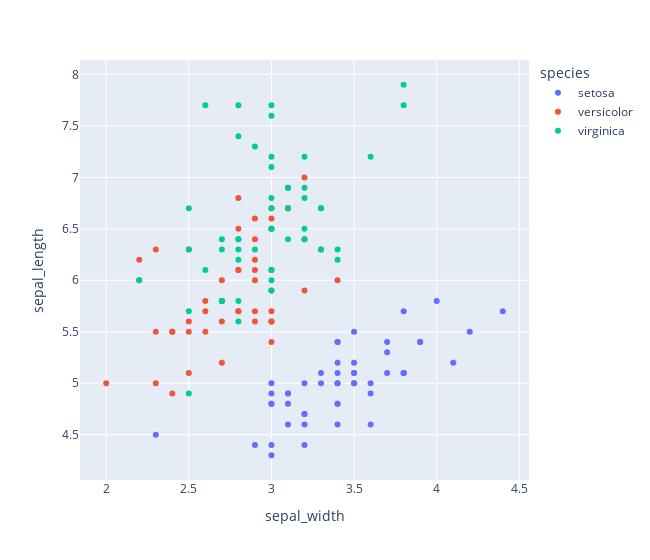

Here is the notebook cell this chart was saved with:
### Markdown cell above
### Plotly

### Code cell
import plotly.express as px

px.scatter(
            df,
            x="sepal_width",
            y="sepal_length",
            color="species",
            width=650,
            )

### Figure 1 — Plotly figure (JSON) as saved in the notebook; plotly's stock layout.template omitted (floating-point values rounded to 4 significant figures)
{"data": [{"hovertemplate": "species=setosa<br>sepal_width=%{x}<br>sepal_length=%{y}<extra></extra>", "legendgroup": "setosa", "marker": {"color": "#636efa", "symbol": "circle"}, "mode": "markers", "name": "setosa", "orientation": "v", "showlegend": true, "type": "scatter", "x": [3.5, 3, 3.2, 3.1, 3.6, 3.9, 3.4, 3.4, 2.9, 3.1, 3.7, 3.4, 3, 3, 4, 4.4, 3.9, 3.5, 3.8, 3.8, 3.4, 3.7, 3.6, 3.3, 3.4, 3, 3.4, 3.5, 3.4, 3.2, 3.1, 3.4, 4.1, 4.2, 3.1, 3.2, 3.5, 3.6, 3, 3.4, 3.5, 2.3, 3.2, 3.5, 3.8, 3, 3.8, 3.2, 3.7, 3.3], "xaxis": "x", "y": [5.1, 4.9, 4.7, 4.6, 5, 5.4, 4.6, 5, 4.4, 4.9, 5.4, 4.8, 4.8, 4.3, 5.8, 5.7, 5.4, 5.1, 5.7, 5.1, 5.4, 5.1, 4.6, 5.1, 4.8, 5, 5, 5.2, 5.2, 4.7, 4.8, 5.4, 5.2, 5.5, 4.9, 5, 5.5, 4.9, 4.4, 5.1, 5, 4.5, 4.4, 5, 5.1, 4.8, 5.1, 4.6, 5.3, 5], "yaxis": "y"}, {"hovertemplate": "species=versicolor<br>sepal_width=%{x}<br>sepal_length=%{y}<extra></extra>", "legendgroup": "versicolor", "marker": {"color": "#EF553B", "symbol": "circle"}, "mode": "markers", "name": "versicolor", "orientation": "v", "showlegend": true, "type": "scatter", "x": [3.2, 3.2, 3.1, 2.3, 2.8, 2.8, 3.3, 2.4, 2.9, 2.7, 2, 3, 2.2, 2.9, 2.9, 3.1, 3, 2.7, 2.2, 2.5, 3.2, 2.8, 2.5, 2.8, 2.9, 3, 2.8, 3, 2.9, 2.6, 2.4, 2.4, 2.7, 2.7, 3, 3.4, 3.1, 2.3, 3, 2.5, 2.6, 3, 2.6, 2.3, 2.7, 3, 2.9, 2.9, 2.5, 2.8], "xaxis": "x", "y": [7, 6.4, 6.9, 5.5, 6.5, 5.7, 6.3, 4.9, 6.6, 5.2, 5, 5.9, 6, 6.1, 5.6, 6.7, 5.6, 5.8, 6.2, 5.6, 5.9, 6.1, 6.3, 6.1, 6.4, 6.6, 6.8, 6.7, 6, 5.7, 5.5, 5.5, 5.8, 6, 5.4, 6, 6.7, 6.3, 5.6, 5.5, 5.5, 6.1, 5.8, 5, 5.6, 5.7, 5.7, 6.2, 5.1, 5.7], "yaxis": "y"}, {"hovertemplate": "species=virginica<br>sepal_width=%{x}<br>sepal_length=%{y}<extra></extra>", "legendgroup": "virginica", "marker": {"color": "#00cc96", "symbol": "circle"}, "mode": "markers", "name": "virginica", "orientation": "v", "showlegend": true, "type": "scatter", "x": [3.3, 2.7, 3, 2.9, 3, 3, 2.5, 2.9, 2.5, 3.6, 3.2, 2.7, 3, 2.5, 2.8, 3.2, 3, 3.8, 2.6, 2.2, 3.2, 2.8, 2.8, 2.7, 3.3, 3.2, 2.8, 3, 2.8, 3, 2.8, 3.8, 2.8, 2.8, 2.6, 3, 3.4, 3.1, 3, 3.1, 3.1, 3.1, 2.7, 3.2, 3.3, 3, 2.5, 3, 3.4, 3], "xaxis": "x", "y": [6.3, 5.8, 7.1, 6.3, 6.5, 7.6, 4.9, 7.3, 6.7, 7.2, 6.5, 6.4, 6.8, 5.7, 5.8, 6.4, 6.5, 7.7, 7.7, 6, 6.9, 5.6, 7.7, 6.3, 6.7, 7.2, 6.2, 6.1, 6.4, 7.2, 7.4, 7.9, 6.4, 6.3, 6.1, 7.7, 6.3, 6.4, 6, 6.9, 6.7, 6.9, 5.8, 6.8, 6.7, 6.7, 6.3, 6.5, 6.2, 5.9], "yaxis": "y"}], "layout": {"legend": {"title": {"text": "species"}, "tracegroupgap": 0}, "margin": {"t": 60}, "width": 650, "xaxis": {"anchor": "y", "domain": [0, 1], "title": {"text": "sepal_width"}}, "yaxis": {"anchor": "x", "domain": [0, 1], "title": {"text": "sepal_length"}}}}
